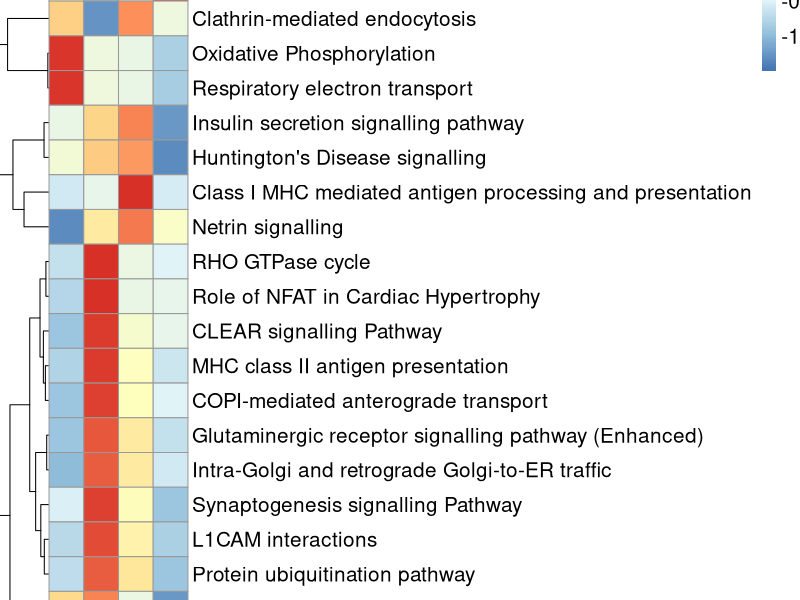
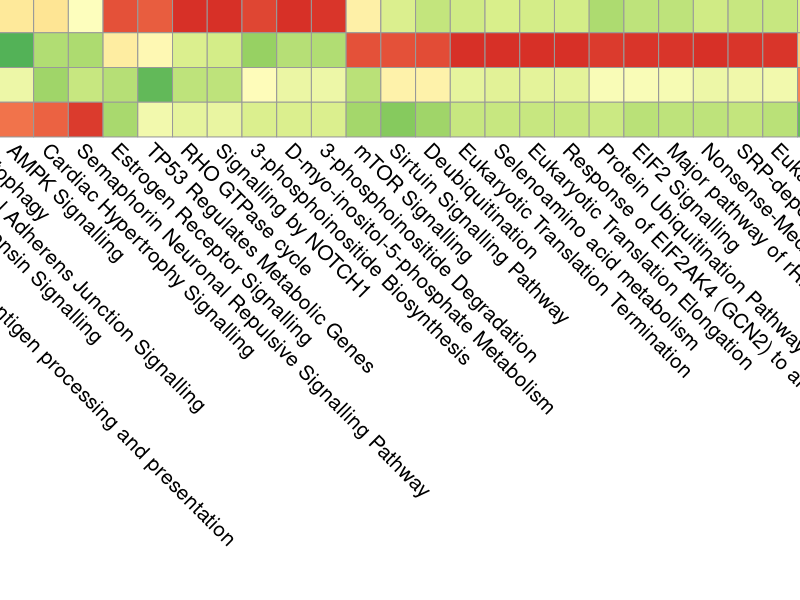

Source code (R) for these figures, in order:
library(dplyr)
library(pheatmap)
library(viridis)
library(RColorBrewer)

#Plotting the top10 -log(p-value) of NGN3, NGN9, NGN16, NGN18
leftright <- c("Oxidative Phosphorylation",
               "Mitochondrial Dysfunction",
               "Respiratory electron transport",
               "RHO GTPase cycle",
               "Synaptogenesis signalling Pathway", 
               "Clathrin-mediated endocytosis",
               "Estrogen Receptor signalling",
               "Class I MHC mediated antigen processing and presentation",
               "Signalling by ROBO receptors",
               "Glutaminergic receptor signalling pathway (Enhanced)", 
               "L1CAM interactions",
               #"RHO GTPase cycle", 
               "Protein ubiquitination pathway", 
               #"Synaptogenesis signalling Pathway",
               "CLEAR signalling Pathway", 
               #"Glutaminergic Receptor signalling Pathway (Enhanced)", 
               "MHC class II antigen presentation", 
               "Intra-Golgi and retrograde Golgi-to-ER traffic", 
               "COPI-mediated anterograde transport", 
               "Role of NFAT in Cardiac Hypertrophy",
               #"Class I MHC mediated antigen processing and presentation",
               #"Synaptogenesis signalling Pathway",
               #"RHO GTPase cycle",
               #"Protein Ubiquitination Pathway",
               #"Glutaminergic Receptor signalling Pathway (Enhanced)",
               #"L1CAM interactions",
               "Insulin secretion signalling pathway",
               "Huntington's Disease signalling",
               "Netrin signalling",
               #"Intra-Golgi and retrograde Golgi-to-ER traffic",
               #"RHO GTPase cycle",
               #"Synaptogenesis signalling Pathway",
               "Response of EIF2AK4 (GCN2) to amino acid deficiency",
               #"Glutaminergic Receptor signalling Pathway (Enhanced)",
               "Serotonin receptor signalling",
               #"signalling by ROBO receptors",
               #"Class I MHC mediated antigen processing and presentation",
               #"Clathrin-mediated endocytosis",
               #"Netrin signalling",
               "Nonsense-Mediated Decay (NMD)")

NGN3 <- c(12.7,12.3,11.9,11.5,11.4,8.83,
          8.74,8.54,8.48,8.41,3.29,5.66,
          2.82,1.87,3.51,3.18,4.77,6.33,
          6.67,5.51,2.46,3.46,3.8)

NGN9 <- c(3.98,14.4,4.4,21.2,17.3,7.76,
          10.8,9.27,2.63,16,24.2,18.7,
          16.8,15.6,15.1,15.1,14.8,9.28,
          9.6,8.91,0.329,7.52,0.634)

NGN16 <- c(3.71,8.86,4.03,13.1,13.2,9.07,
           5.78,15.8,6.26,12.7,12.5,12.9,
           7.35,6.65,10.3,8.04,6.71,10.8,
           10.7,10.5,2.85,6.07,2.45)

NGN18 <- c(1.3,5.04,1.68,12.4,10.2,8.34,
           6.65,8.56,8.7,9.26,2.36,4.44,
           5.94,3.09,5.58,5.41,6.6,3.51,
           2.44,8.08,9.39,9.12,8)

data <- data.frame(
  row.names=leftright,
  NGN3=NGN3,
  NGN9=NGN9,
  NGN16=NGN16,
  NGN18=NGN18)

pdf("IPA_heatmap_leftright.pdf", width = 12, height = 12)
pheatmap(data,
         cellwidth = 25,
         cellheight = 25,
         cluster_rows = TRUE,
         cluster_cols = FALSE,
         scale = "row",
         fontfamily = "Helvetica",
         fontsize = 15)

dev.off()


# ------------------------------------------------------------------------


# #Plotting the top10 -log(p-value) of NGN2, NGN5, NGN8, NGN10--------------
fedfast <- c("RHO GTPase cycle",
             "Estrogen Receptor Signalling",
             "mTOR Signalling",
             "Epithelial Adherens Junction Signalling",
             "D-myo-inositol-5-phosphate Metabolism",
             "Sirtuin Signalling Pathway",
             "3-phosphoinositide Degradation",
             "3-phosphoinositide Biosynthesis",
             "TP53 Regulates Metabolic Genes",
             "Signalling by NOTCH1",
             "SRP-dependent cotranslational protein targeting to membrane",
             "Eukaryotic Translation Elongation",
             "Eukaryotic Translation Initiation",
             "Eukaryotic Translation Termination",
             "Selenoamino acid metabolism",
             "Nonsense-Mediated Decay (NMD)",
             "Response of EIF2AK4 (GCN2) to amino acid deficiency",
             "EIF2 Signalling",
             "Major pathway of rRNA processing in the nucleolus and cytosol",
             #"Sirtuin Signalling Pathway",
             #"SRP-dependent cotranslational protein targeting to membrane"
             #"Sirtuin Signalling Pathway",
             "Electron transport, ATP synthesis, and heat production by uncoupling proteins",
             #"EIF2 Signalling",
             #"Nonsense-Mediated Decay (NMD)",
             #"Major pathway of rRNA processing in the nucleolus and cytosol"
             "Protein Ubiquitination Pathway",
             "Processing of Capped Intron-Containing Pre-mRNA",
             "Deubiquitination",
             #"Eukaryotic Translation Termination",
             "Class I MHC mediated antigen processing and presentation",
             "Autophagy",
             "Cardiac Hypertrophy Signalling",
             #"Epithelial Adherens Junction Signalling",
             "NGF Signalling",
             "AMPK Signalling",
             "Mitotic Telophase/Cytokinesis",
             #"Protein Ubiquitination Pathway",
             "Semaphorin Neuronal Repulsive Signalling Pathway",
             "Renin-Angiotensin Signalling")

NGN2 <- c(9.67,3.61,3.43,3.23,2.98,2.91,2.87,2.69,
          2.68,2.68,0.687,1.48,0.949,0.788,1.21,1.26,
          1.07,0.945,0.542,2.25,1.43,1.42,1.69,1.21,
          2.63,1.69,0.766,1.66,0.424,0.736,0.152)

NGN5 <- c(1.33,2.57,6.1,0.689,0.148,9.49,0.157,0.123,
          1.45,0.341,24.1,23.9,23.6,23.1,22.3,22.2,
          21.9,16.6,16.3,4.48,8.97,1.77,5.6,2.11,
          0.617,0.155,0.81,0.367,NA,0,0.249)

NGN8 <- c(0.389,1.54,1.16,0.0837,0.748,5.41,0.789,1.24,
          0.101,0.146,5.41,3.28,5.85,3.3,2.73,4.88,
          2.92,5.26,4.76,5.32,3.8,3.38,3.33,1.38,
          0.376,0,0.118,1.2,NA,0.161,0.118)

NGN10 <- c(1.93,1.45,0.765,2.44,0.472,0.665,0.5,0.665,
           1.18,0.614,0.191,0.166,0,0,0,0,
           0,0.656,0.402,0.871,2.15,1.74,1.17,3.51,
           2.76,2.76,2.34,2.28,2.15,2.15,2.15)

data <- data.frame(
  row.names=fedfast,
  NGN2=NGN2,
  NGN5=NGN5,
  NGN8=NGN8,
  NGN10=NGN10)

data <- t(data)

pdf("IPA_heatmap_fedfast.pdf", width = 20, height = 10)
pheatmap(data, color = colorRampPalette(rev(brewer.pal(n=7, name = "RdYlGn")))(100),
         cellwidth = 25,
         cellheight = 25,
         cluster_rows = FALSE,
         cluster_cols = TRUE,
         scale = "column",
         angle_col = 315,
         fontfamily = "Helvetica",
         fontsize = 15)
dev.off()
















